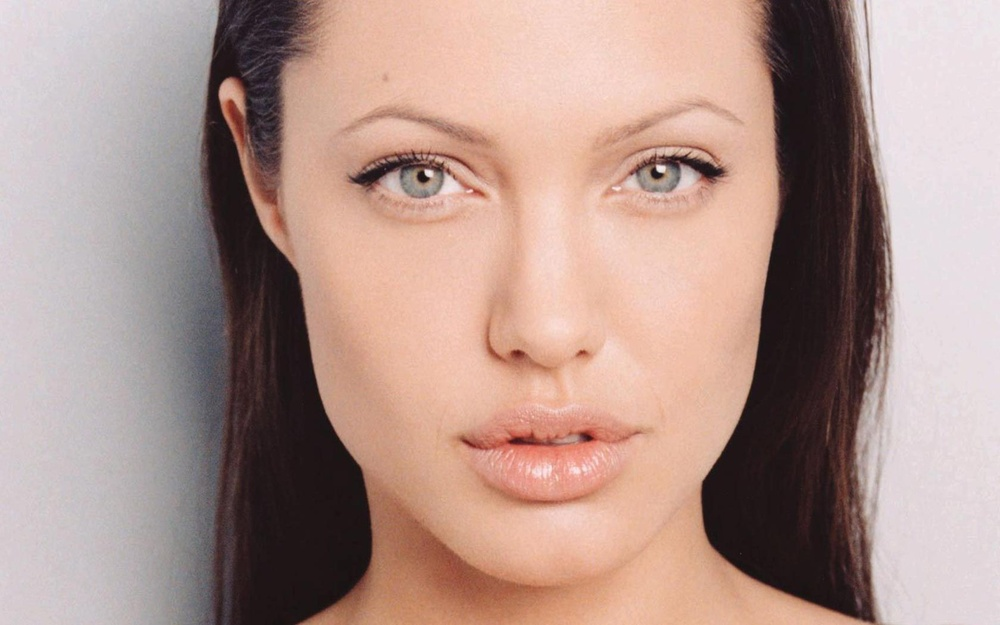
#> input picture Images/image2.jpg, 1000 x 625 px, shrunk from 1680 x 1050 before the run, found by its file name
$ python FaceDetection.py
#> lines starting #> are read from the running program, lines starting #| are printed output that depends on the picture; after the words box and inside, x2 and y2 are one past the last pixel; in counts of white or black regions, pixels touching at a corner belong together
# Haar-cascade Detection
# This algorithm needs a lot of positive images (images of faces) and negative images (images without faces) to train the classifier.
# Then we extract features from it.
import cv2
import numpy as np

# OpenCV already contains many pre-trained classifiers for face, eyes, smile etc.
face_cascade = cv2.CascadeClassifier('HaarCascade\haarcascade_frontalface_default.xml')
eye_cascade = cv2.CascadeClassifier('HaarCascade\haarcascade_eye.xml')

img = cv2.imread('Images\image2.jpg')
#> img is the input picture: shape (625, 1000, 3); mean B, G, R 141.4, 149.5, 176.6
gray = cv2.cvtColor(img, cv2.COLOR_BGR2GRAY)
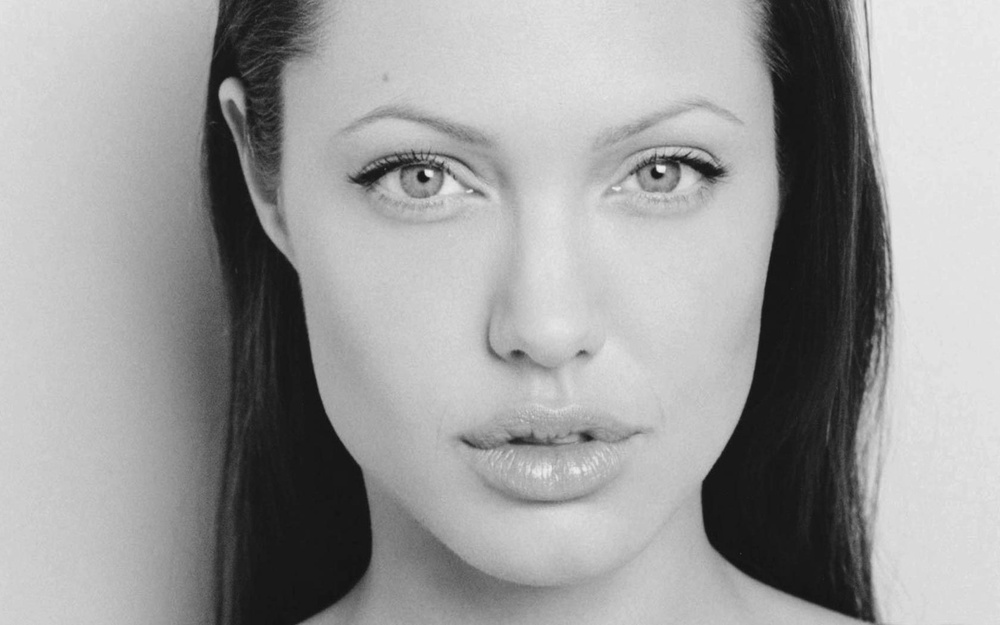
#> gray: shape (625, 1000); min 15, max 239, mean 156.7

faces = face_cascade.detectMultiScale(gray, 1.3, 5)
#> faces = [[263, 10, 559, 559]]
for (x,y,w,h) in faces:
	cv2.rectangle(img,(x,y),(x+w,y+h),(255,0,0),2)
	roi_gray = gray[y:y+h, x:x+w]
	roi_color = img[y:y+h, x:x+w]
	eyes = eye_cascade.detectMultiScale(roi_gray)
	for (ex,ey,ew,eh) in eyes:
		cv2.rectangle(roi_color,(ex,ey),(ex+ew,ey+eh),(0,255,0),2)
#> this loop made 1 pass
#> pass 1, `roi_gray = gray[y:y+h, x:x+w]`:
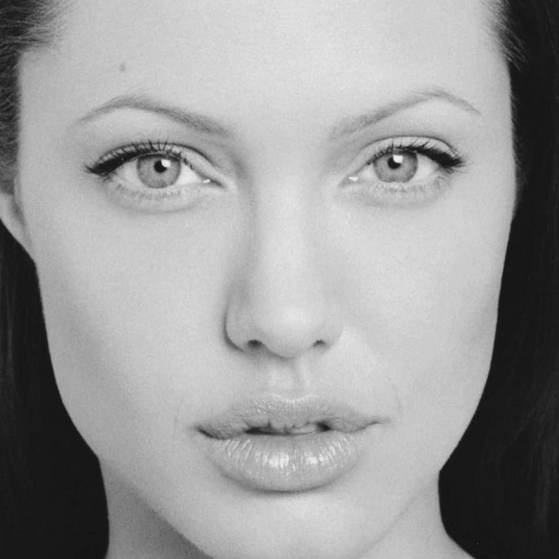
#> roi_gray: shape (559, 559); min 15, max 239, mean 154.1
#> pass 1, `roi_color = img[y:y+h, x:x+w]`:
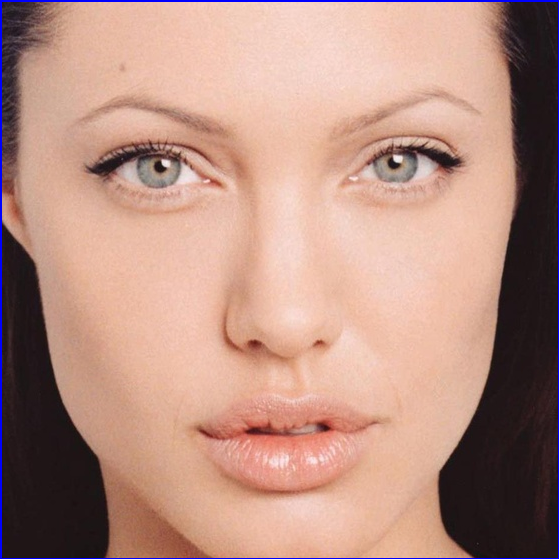
#> roi_color: shape (559, 559, 3); mean B, G, R 130.4, 143, 182.4
#> after the loop:
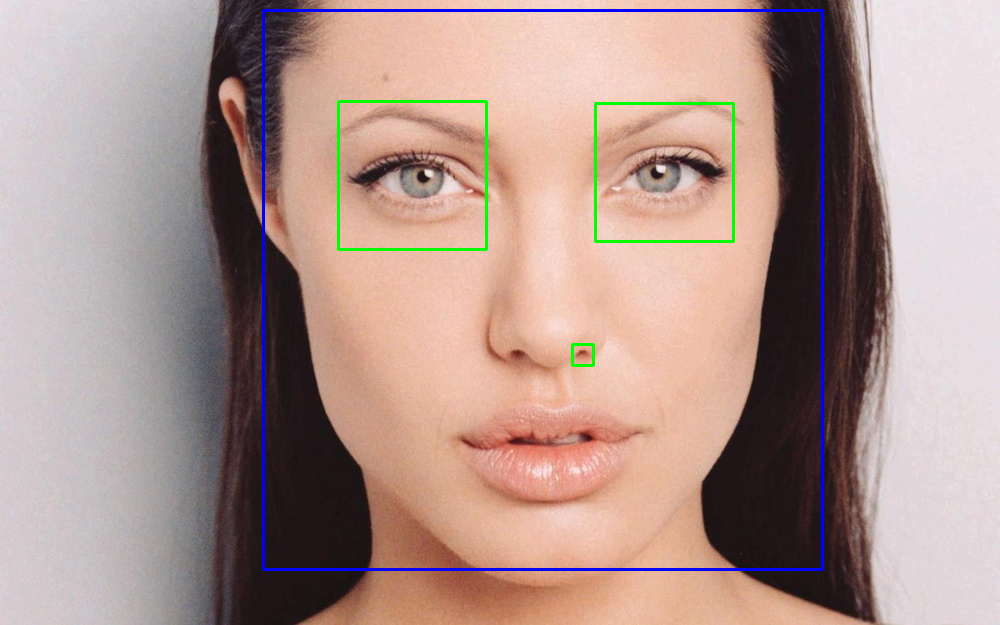
#> img: shape (625, 1000, 3); 1.66% of pixels changed, all inside (x1, y1, x2, y2) = (262, 9, 824, 571)
#> after the loop:
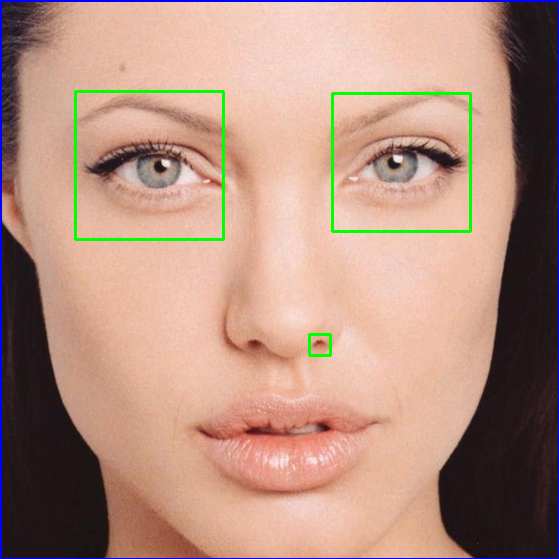
#> roi_color: shape (559, 559, 3); 1.18% of pixels changed, all inside (x1, y1, x2, y2) = (74, 90, 472, 357)

cv2.namedWindow("My Image", cv2.WINDOW_NORMAL)
cv2.imshow("My Image", img)
cv2.waitKey(0)
cv2.destroyAllWindows()

$ run again, with Images/image.jpg copied over Images/image2.jpg
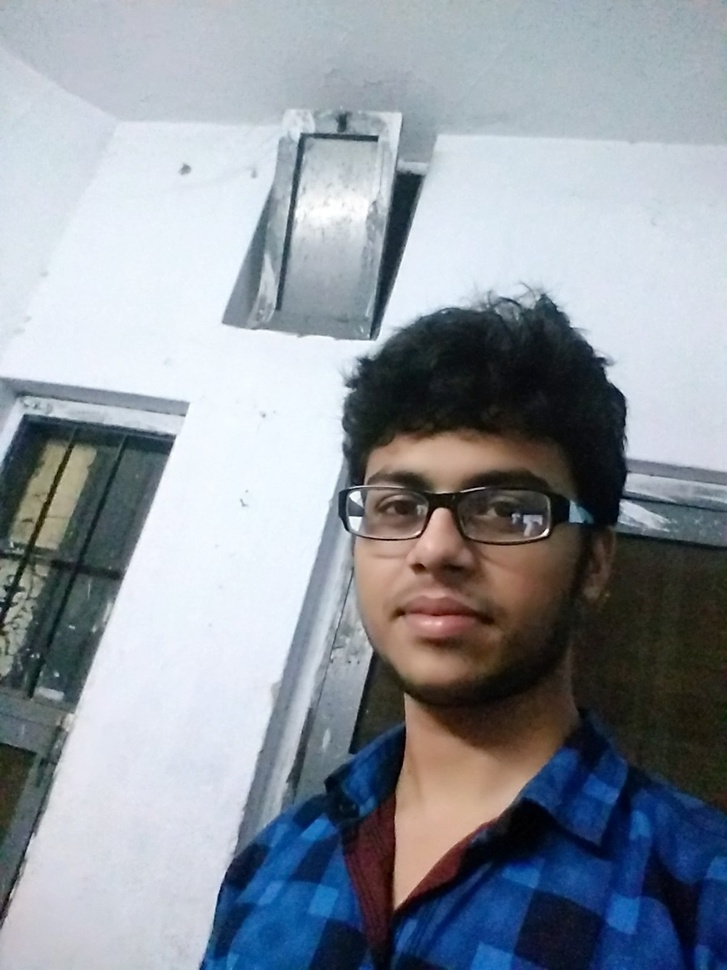
#> input picture Images/image.jpg, 727 x 970 px, shrunk from 1200 x 1600 before the run, found by its file name
#> img is the input picture: shape (970, 727, 3); mean B, G, R 157.9, 149, 142.1
#> faces = [[316, 401, 262, 262]]
#> the loop `for (x,y,w,h) in faces:` made 1 pass
#> after the loop `for (x,y,w,h) in faces:`:
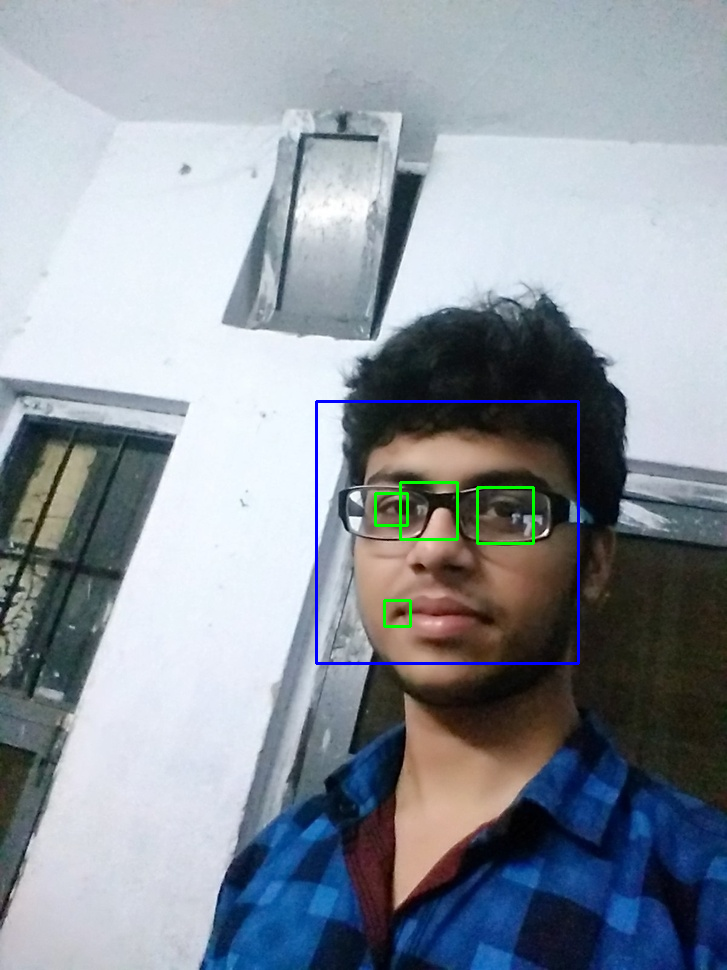
#> img: shape (970, 727, 3); 0.73% of pixels changed, all inside (x1, y1, x2, y2) = (315, 400, 580, 665)
#> after the loop `for (x,y,w,h) in faces:`:
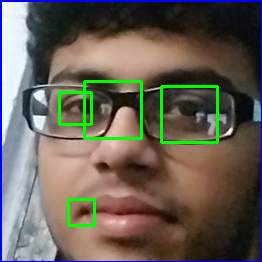
#> roi_color: shape (262, 262, 3); mean B, G, R 86.2, 96.1, 103.5
